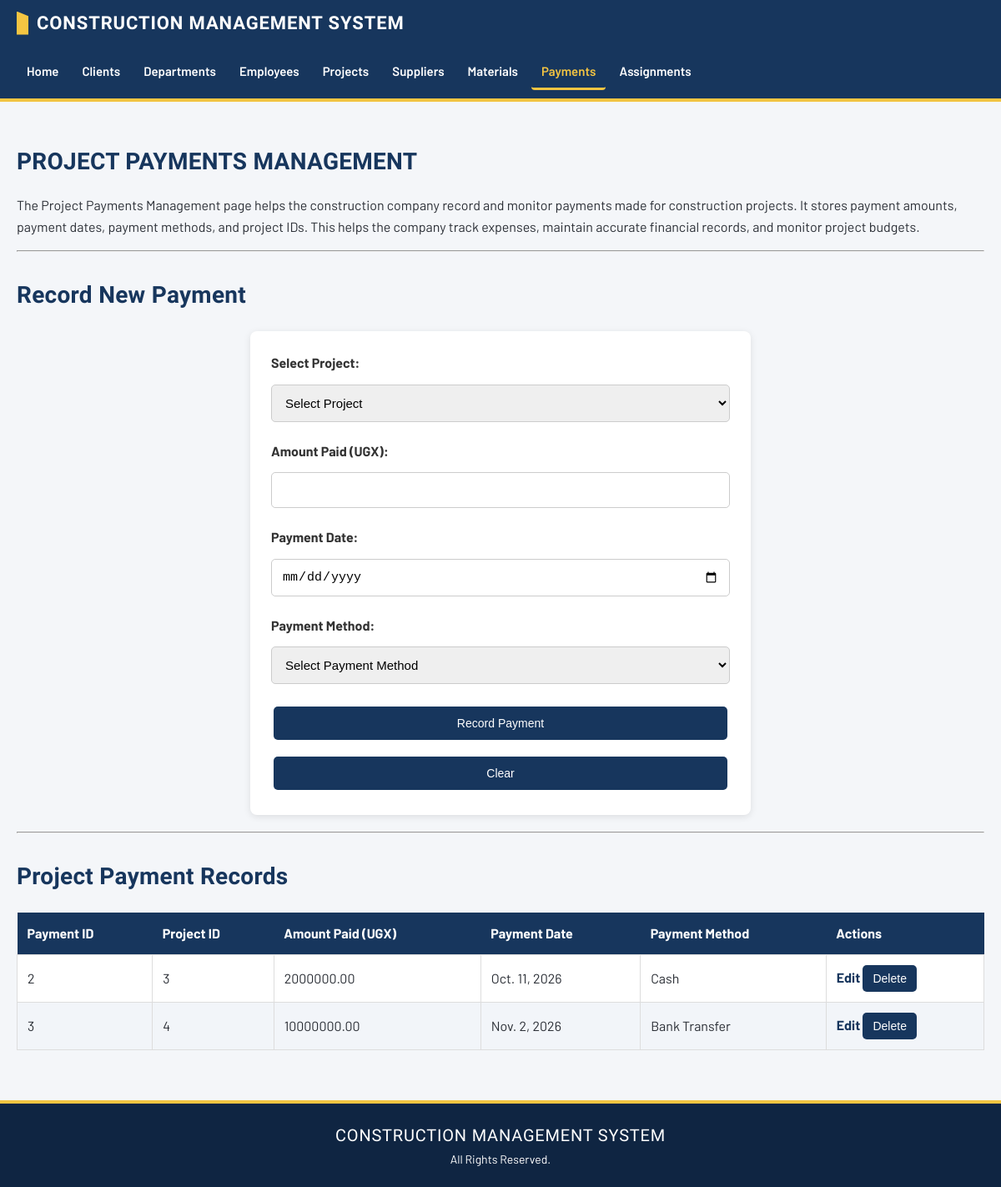
The page /payments/ on the database its author committed.
### myapp/models.py (models this page shows, shortened)
class payments(models.Model):
    Project = models.ForeignKey(
        projects,
        on_delete=models.CASCADE
    )
    AmountPaid = models.DecimalField(max_digits=15, decimal_places=2)
    PaymentDate = models.DateField()
    PaymentMethod = models.CharField(max_length=50)

### myapp/views.py (the view, shortened to what this page needs)
# urls.py: path('payments/', views.payments_view, name='payments'),
def payments_view(request):
    all_payments = payments.objects.all()
    all_projects = projects.objects.all()
    return render(request, 'payments.html', {
        'payments': all_payments,
        'projects': all_projects
    })

### myapp/templates/payments.html (shortened to what this page needs)
{% extends 'base.html' %}
{% block content %}
<h2>PROJECT PAYMENTS MANAGEMENT</h2>
<p>
    The Project Payments Management page helps the
    construction company record and monitor payments
    made for construction projects. It stores payment
    amounts, payment dates, payment methods, and project
    IDs. This helps the company track expenses, maintain
    accurate financial records, and monitor project
    budgets.
</p>
<hr>
<h2>Record New Payment</h2>
<form method="POST">
    <label for="project">Select Project:</label>
    <select id="project" name="Project" required>
        <option value="">Select Project</option>
    </select>
    <label for="amount_paid">Amount Paid (UGX):</label>
    <input type="number" id="amount_paid"
           name="AmountPaid" min="1" step="0.01" required>
    <label for="payment_date">Payment Date:</label>
    <input type="date" id="payment_date"
           name="PaymentDate" required>
    <label for="payment_method">Payment Method:</label>
    <select id="payment_method" name="PaymentMethod" required>
        <option value="">Select Payment Method</option>
    </select>
    <button type="submit">Record Payment</button>
    <button type="reset">Clear</button>
</form>
<hr>
<h2>Project Payment Records</h2>
<table>
    <thead>
        <tr>
            <th>Payment ID</th>
            <th>Project ID</th>
            <th>Amount Paid (UGX)</th>
            <th>Payment Date</th>
            <th>Payment Method</th>
            <th>Actions</th>
        </tr>
    </thead>
    <tbody>
        {% for payment in payments %}
        <tr>
            <td>{{ payment.id }}</td>
            <td>{{ payment.Project_id }}</td>
            <td>{{ payment.AmountPaid }}</td>
            <td>{{ payment.PaymentDate }}</td>
            <td>{{ payment.PaymentMethod }}</td>
            <td>
                <a href="{% url 'update_payment' payment.id %}">
                    Edit
                </a>
                <form method="POST"
                      action="{% url 'delete_payment' payment.id %}"
                      class="delete-form">
                    <button type="submit"
                            onclick="return confirm('Are you sure you want to delete this payment?')">
                        Delete
                    </button>
                </form>
            </td>
        </tr>
        {% empty %}
        <tr>
            <td colspan="6">No payments recorded yet.</td>
        </tr>
        {% endfor %}
    </tbody>
</table>
{% endblock %}

### myapp/static/style.css (style rules this page uses)
:root { --navy: #17365d; --navy-dark: #0f2542; --blue: #245a91; --safety: #f4c542; --paper: #f4f6f9; --ink: #2b2f36; --font-body: "Barlow", "Segoe UI", Arial, sans-serif; --font-display: "Barlow Condensed", "Arial Narrow", Arial, sans-serif; }
* { box-sizing: border-box; }
body { font-family: var(--font-body); background-color: var(--paper); color: var(--ink); margin: 0; padding: 0; line-height: 1.6; }
h1, h2 { font-family: var(--font-display); color: var(--navy); letter-spacing: 0.01em; }
h2 { font-size: 28px; margin-top: 30px; margin-bottom: 15px; }
p { font-size: 16px; }
a { color: var(--navy); }
form { background-color: white; max-width: 600px; margin: 20px auto; padding: 25px; border-radius: 8px; box-shadow: 0 2px 8px rgba(0, 0, 0, 0.1); display: flex; flex-direction: column; gap: 10px; }
form label { display: block; font-weight: bold; color: #333; margin-bottom: 3px; }
form input[type="text"], form input[type="email"], form input[type="number"], form input[type="date"], form input[type="password"], form input[type="tel"], form select, form textarea { width: 100%; padding: 12px; border: 1px solid #ccc; border-radius: 5px; font-size: 15px; margin-bottom: 12px; }
form input::placeholder, form textarea::placeholder { color: #999; }
button, input[type="submit"], input[type="reset"] { background-color: var(--navy); color: white; padding: 12px 18px; border: none; border-radius: 5px; cursor: pointer; font-size: 14px; margin: 5px 3px; }
table { width: 100%; border-collapse: collapse; background-color: white; margin-top: 20px; overflow: hidden; }
th { background-color: var(--navy); color: white; padding: 12px; text-align: left; }
td { padding: 12px; border: 1px solid #ddd; }
tr:nth-child(even) { background-color: #f2f5f9; }
table a { color: var(--navy); font-weight: bold; text-decoration: none; }
.delete-form { display: inline; max-width: none; margin: 0; padding: 0; background: transparent; box-shadow: none; }
.delete-form button { margin: 0; padding: 8px 12px; }

### rows shown on the page
payments: id "2", Project_id "3", AmountPaid "2000000.00", PaymentDate "Oct. 11, 2026", PaymentMethod "Cash"
payments: id "3", Project_id "4", AmountPaid "10000000.00", PaymentDate "Nov. 2, 2026", PaymentMethod "Bank Transfer"
